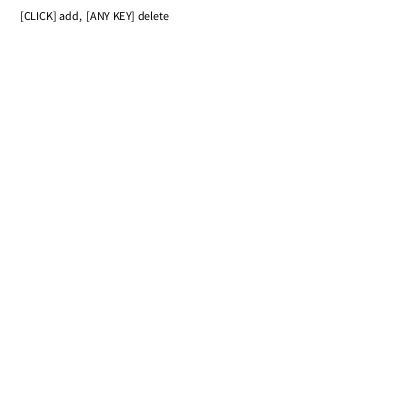
Frame 1 (no input)
Frame 60 (the mouse pressed at the canvas centre just before this capture): identical to frame 1, image omitted
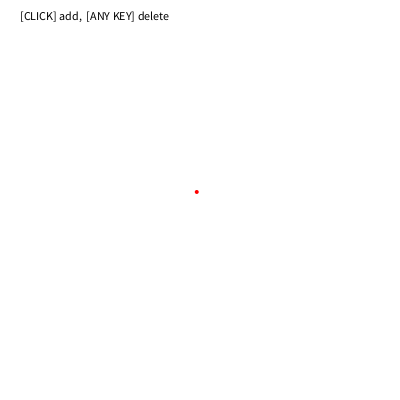
Frame 120 (the mouse held since frame 60 and released just before this capture)

The Processing sketch that drew these frames (run headless with seeded random() and noise(); from frame 60 on, the mouse is pressed at the canvas centre):

// Processing sketch: linhasMover
// ── linhasMover.pde
boolean changed = false;
 
ArrayList x = new ArrayList();
ArrayList y = new ArrayList();
 
void setup()
{
  size(400,400);
  background(255);
  smooth();
   
  fill(0);
  text("[CLICK] add,  [ANY KEY] delete",20,20);
}
 
void draw(){
  background(255);
  fill(0);
  text("[CLICK] add,  [ANY KEY] delete",20,20);
  drawSpline(x,y);
   
  // randomize
  for(int i=0; i<x.size(); i++){
    float x0 = ((Float)x.get(i)).floatValue();
    float y0 = ((Float)y.get(i)).floatValue();
     
    x.set(i, new Float(x0 + random(2.0)-1.0));
    y.set(i, new Float(y0 + random(2.0)-1.0));
     
  }
   
}
 
void mousePressed(){
  x.add(new Float(mouseX));
  y.add(new Float(mouseY));
   
  changed = true;
}
 
void keyPressed(){
  if(x.size()<1) return;
   
  x.remove(x.size()-1);
  y.remove(y.size()-1);
   
  changed = true;
}
 
void drawSpline(ArrayList x, ArrayList y){
  int s = x.size();
  float[] mx = new float[s];
  float[] my = new float[s];
   
  for(int i=0; i<s; i++){
    mx[i] = ((Float)x.get(i)).floatValue();
    my[i] = ((Float)y.get(i)).floatValue();
  }
   
  drawSpline(mx,my);
}
 
void drawSpline(float[] x, float[] y)
{
  if(x.length<1) return;
   
  Spline xs, ys;
  xs = new Spline(x);
  ys = new Spline(y);
   
  stroke(0);
  noFill();
  beginShape();
   
  for(float t=0.0; t<=x.length-1; t += 0.01){
    vertex(xs.calc(t), ys.calc(t));
    //point(xs.calc(t), ys.calc(t));
  }
   
  endShape();
   
  noStroke();
  fill(255,0,0);
  ellipseMode(CENTER);
   
  for(int i=0; i<x.length; i++){
    ellipse(x[i],y[i],4,4);
  }
}
 
class Spline
{
  int n;
  float[] a, b, c, d;
  float[] x;
   
  Spline(float[] sp)
  {
    float[] w;
    float tmp;
    n = sp.length;
     
    a = new float[n];
    b = new float[n];
    c = new float[n];
    d = new float[n];
    w = new float[n];
     
    for(int i=0; i<n; i++){
      a[i] = sp[i];
    }
     
    c[0] = 0.0;
    c[n-1] = 0.0;
     
    for(int i=1; i<n-1; i++){
      c[i] = 3.0 * (a[i-1] - 2.0*a[i] + a[i+1]);
    }
     
    w[0] = 0.0;
    for(int i=1; i<n-1; i++){
      tmp = 4.0 - w[i-1];
      c[i] = (c[i] - c[i-1])/tmp;
      w[i] = 1.0 / tmp;
    }
     
    for(int i=n-2; i>0; i--){
      c[i] = c[i] - c[i+1] * w[i];
    }
     
    b[n-1] = 0.0;
    d[n-1] = 0.0;
     
    for(int i=0; i<n-1; i++){
      d[i] = (c[i+1] - c[i])/3.0;
      b[i] = a[i+1] - a[i] - c[i] - d[i];
    }
     
    /*
    for(int i=0; i<n; i++){
      print("[" + i + "] ");
      println("a:" + a[i] + " b:" + b[i] + " c:" + c[i] + " d:" + d[i]);
    }
    println();
    */
     
  }
   
  float calc(float t)
  {
    int j;
    float dt;
     
    j = floor(t);
     
    if(j<0) j=0;
    else if(j>n) j=n;
    
    dt = t - (float)j;
    return a[j] + (b[j] + (c[j] + d[j]*dt)*dt)*dt;
  }
}
